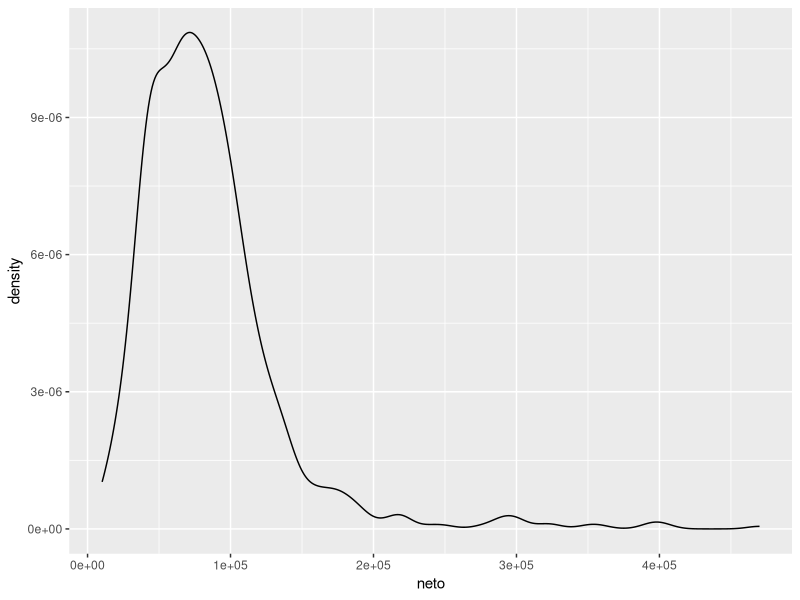
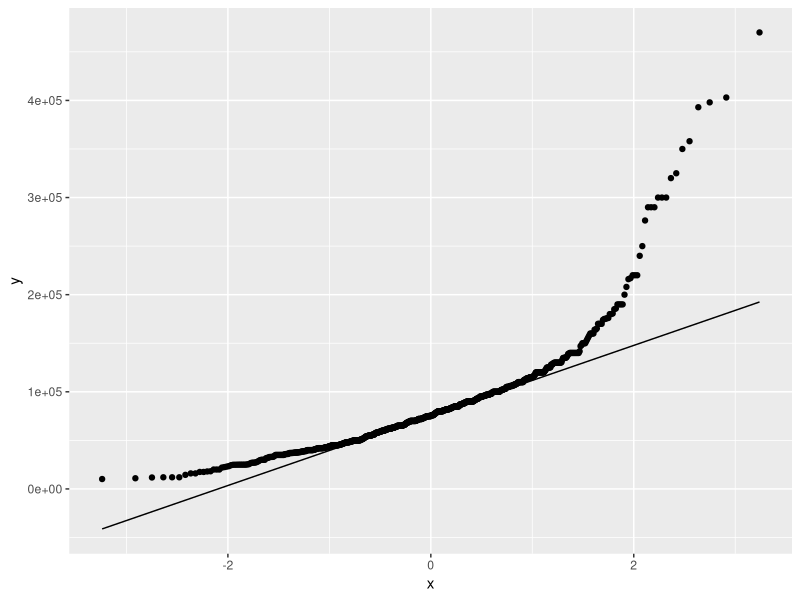

Write R code to recreate these figures, in order. (Note: this script raises an error after producing the figures.)
## ---- chunk 1
knitr::opts_chunk$set(echo = TRUE)
## ---- chunk 2
library(readxl)
library(tidyverse)
sueldossys <- read_excel("datos/sys2021.xlsx")

salario_neto_gen <- sueldossys %>%
  rename(neto =`Salario mensual o retiro NETO (en tu moneda local)`) %>%
  filter(neto< 500000 & neto>10000) %>%
  select(c(neto,`Me identifico`)) %>%
  mutate(genero = fct_lump(`Me identifico`, n = 2,   other_level = "Otre"))


salario_mujerescis <- salario_neto_gen %>% 
  filter(genero == "Mujer Cis")

head(salario_mujerescis)
## ---- chunk 3

ggplot(salario_mujerescis, aes(x=neto)) + 
  geom_density()

ggplot(salario_mujerescis, aes(sample=neto)) + 
  geom_qq()+
  geom_qq_line()
## ---- chunk 4

t.test(x=salario_hombrescis$neto, conf.level=0.95)$conf.int

## ---- chunk 5
summary(salario_mujerescis)

salario_hombrescis <- salario_neto_gen %>% 
  filter(genero == "Varón Cis")

salario_otres <- salario_neto_gen %>% 
  filter(genero=="Otre")

## ---- chunk 6
t.test(x=salario_hombrescis$neto, y=salario_otres$neto,
       paired=FALSE, var.equal=FALSE,
       conf.level = 0.95)$conf.int
## ---- chunk 7
Antes   <- c(81, 87, 86, 82, 90, 86, 96, 73,
             74, 75, 72, 80, 66, 72, 56, 82)
Despues <- c(78, 91, 78, 78, 84, 67, 92, 70,
             58, 62, 70, 58, 66, 60, 65, 73)
Diferencia <- Antes - Despues

df <- as.data.frame(cbind("Antes"=Antes, 
                          "Despues"=Despues, 
                          "Diferencia"=Diferencia))
View(df)

## ---- chunk 8
ggplot(df, aes(x=Diferencia)) + 
  geom_density()+
  xlab('Diferencia de tiempo')+
  ylab('Densidad')

ggplot(df, aes(sample=Diferencia)) + 
  geom_qq()+
  geom_qq_line()+
  xlab('Cuantiles teóricos')+
  ylab('Cuantiles muestrales')
## ---- chunk 9
t.test(x=df$Antes, y=df$Despues, paired=TRUE, conf.level=0.95)$conf.int
## ---- chunk 10
x <- rnorm(50, mean = 18, sd =3)

t.test(x, alternative = "greater", conf.level = 0.90)
## ---- chunk 11
var.test(x=salario_hombrescis$neto, 
         y=salario_mujerescis$neto,
         conf.level=0.95)$conf.int
## ---- chunk 12
prop.test(x=2807, n=161522, conf.level=0.95)$conf.int
## ---- chunk 13

prop.test(x=c(2807, 17019), n=c(161522, 398487), conf.level=0.95)$conf.int

